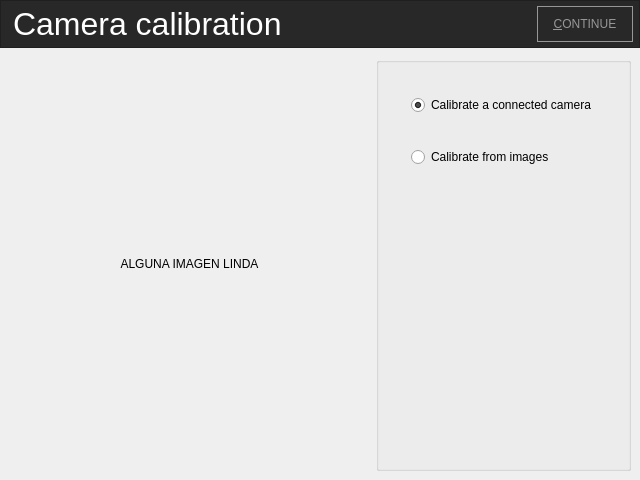
<?xml version="1.0" encoding="UTF-8"?>
<ui version="4.0">
 <class>MainWindow</class>
 <widget class="QMainWindow" name="MainWindow">
  <property name="geometry">
   <rect>
    <x>0</x>
    <y>0</y>
    <width>640</width>
    <height>480</height>
   </rect>
  </property>
  <widget class="QWidget" name="centralWidget">
   <layout class="QVBoxLayout" name="verticalLayout">
    <property name="spacing">
     <number>0</number>
    </property>
    <property name="leftMargin">
     <number>0</number>
    </property>
    <property name="topMargin">
     <number>0</number>
    </property>
    <property name="rightMargin">
     <number>0</number>
    </property>
    <property name="bottomMargin">
     <number>0</number>
    </property>
    <item>
     <widget class="QStackedWidget" name="stackedWidget">
      <property name="currentIndex">
       <number>0</number>
      </property>
      <widget class="QWidget" name="pageCalibrationTypeSelection">
       <layout class="QVBoxLayout" name="verticalLayout_5">
        <property name="spacing">
         <number>0</number>
        </property>
        <property name="leftMargin">
         <number>0</number>
        </property>
        <property name="topMargin">
         <number>0</number>
        </property>
        <property name="rightMargin">
         <number>0</number>
        </property>
        <property name="bottomMargin">
         <number>0</number>
        </property>
        <item>
         <widget class="QFrame" name="frame_3">
          <property name="minimumSize">
           <size>
            <width>0</width>
            <height>48</height>
           </size>
          </property>
          <property name="maximumSize">
           <size>
            <width>16777215</width>
            <height>48</height>
           </size>
          </property>
          <property name="styleSheet">
           <string notr="true">background-color: rgb(40,40,40);</string>
          </property>
          <property name="frameShape">
           <enum>QFrame::StyledPanel</enum>
          </property>
          <property name="frameShadow">
           <enum>QFrame::Raised</enum>
          </property>
          <layout class="QHBoxLayout" name="horizontalLayout_4">
           <property name="spacing">
            <number>0</number>
           </property>
           <property name="leftMargin">
            <number>12</number>
           </property>
           <property name="topMargin">
            <number>0</number>
           </property>
           <property name="rightMargin">
            <number>6</number>
           </property>
           <property name="bottomMargin">
            <number>0</number>
           </property>
           <item>
            <widget class="QLabel" name="titleLabel_2">
             <property name="styleSheet">
              <string notr="true">QLabel {
	font: 25 24pt;
	color: white;
}</string>
             </property>
             <property name="text">
              <string>Camera calibration</string>
             </property>
            </widget>
           </item>
           <item>
            <spacer name="horizontalSpacer_3">
             <property name="orientation">
              <enum>Qt::Horizontal</enum>
             </property>
             <property name="sizeHint" stdset="0">
              <size>
               <width>40</width>
               <height>20</height>
              </size>
             </property>
            </spacer>
           </item>
           <item>
            <widget class="QPushButton" name="continueButton">
             <property name="minimumSize">
              <size>
               <width>96</width>
               <height>36</height>
              </size>
             </property>
             <property name="maximumSize">
              <size>
               <width>96</width>
               <height>36</height>
              </size>
             </property>
             <property name="styleSheet">
              <string notr="true">QPushButton {
	background-color: rgba(0, 0, 255, 0);
	border: 1px solid rgba(151,151,151,255);
	color: rgba(151,151,151,255);
}
</string>
             </property>
             <property name="text">
              <string>&amp;CONTINUE</string>
             </property>
            </widget>
           </item>
          </layout>
         </widget>
        </item>
        <item>
         <layout class="QHBoxLayout" name="horizontalLayout_2">
          <property name="leftMargin">
           <number>9</number>
          </property>
          <property name="topMargin">
           <number>9</number>
          </property>
          <property name="rightMargin">
           <number>9</number>
          </property>
          <property name="bottomMargin">
           <number>9</number>
          </property>
          <item>
           <widget class="QLabel" name="label_2">
            <property name="sizePolicy">
             <sizepolicy hsizetype="Expanding" vsizetype="Expanding">
              <horstretch>0</horstretch>
              <verstretch>0</verstretch>
             </sizepolicy>
            </property>
            <property name="text">
             <string>ALGUNA IMAGEN LINDA</string>
            </property>
            <property name="alignment">
             <set>Qt::AlignCenter</set>
            </property>
           </widget>
          </item>
          <item>
           <layout class="QVBoxLayout" name="verticalLayout_2">
            <item>
             <widget class="QGroupBox" name="groupBox">
              <property name="title">
               <string/>
              </property>
              <layout class="QVBoxLayout" name="verticalLayout_3">
               <property name="spacing">
                <number>32</number>
               </property>
               <property name="leftMargin">
                <number>32</number>
               </property>
               <property name="topMargin">
                <number>32</number>
               </property>
               <property name="rightMargin">
                <number>32</number>
               </property>
               <property name="bottomMargin">
                <number>32</number>
               </property>
               <item>
                <widget class="QRadioButton" name="calibrateOnlineRadioButton">
                 <property name="text">
                  <string>Calibrate a connected camera</string>
                 </property>
                 <property name="checked">
                  <bool>true</bool>
                 </property>
                </widget>
               </item>
               <item>
                <widget class="QRadioButton" name="calibrateFromFilesRadioButton">
                 <property name="text">
                  <string>Calibrate from images</string>
                 </property>
                </widget>
               </item>
               <item>
                <spacer name="verticalSpacer_2">
                 <property name="orientation">
                  <enum>Qt::Vertical</enum>
                 </property>
                 <property name="sizeHint" stdset="0">
                  <size>
                   <width>32</width>
                   <height>0</height>
                  </size>
                 </property>
                </spacer>
               </item>
              </layout>
             </widget>
            </item>
           </layout>
          </item>
         </layout>
        </item>
       </layout>
      </widget>
      <widget class="QWidget" name="pageCameraSelection">
       <layout class="QVBoxLayout" name="verticalLayout_6">
        <property name="spacing">
         <number>0</number>
        </property>
        <property name="leftMargin">
         <number>0</number>
        </property>
        <property name="topMargin">
         <number>0</number>
        </property>
        <property name="rightMargin">
         <number>0</number>
        </property>
        <property name="bottomMargin">
         <number>0</number>
        </property>
        <item>
         <widget class="QFrame" name="frame_2">
          <property name="minimumSize">
           <size>
            <width>0</width>
            <height>48</height>
           </size>
          </property>
          <property name="maximumSize">
           <size>
            <width>16777215</width>
            <height>48</height>
           </size>
          </property>
          <property name="styleSheet">
           <string notr="true">background-color: rgb(40,40,40);</string>
          </property>
          <property name="frameShape">
           <enum>QFrame::StyledPanel</enum>
          </property>
          <property name="frameShadow">
           <enum>QFrame::Raised</enum>
          </property>
          <layout class="QHBoxLayout" name="horizontalLayout_3">
           <property name="spacing">
            <number>0</number>
           </property>
           <property name="leftMargin">
            <number>12</number>
           </property>
           <property name="topMargin">
            <number>0</number>
           </property>
           <property name="rightMargin">
            <number>6</number>
           </property>
           <property name="bottomMargin">
            <number>0</number>
           </property>
           <item>
            <widget class="QLabel" name="titleLabel">
             <property name="styleSheet">
              <string notr="true">QLabel {
	font: 25 24pt;
	color: white;
}</string>
             </property>
             <property name="text">
              <string>Camera selection</string>
             </property>
            </widget>
           </item>
           <item>
            <spacer name="horizontalSpacer_2">
             <property name="orientation">
              <enum>Qt::Horizontal</enum>
             </property>
             <property name="sizeHint" stdset="0">
              <size>
               <width>40</width>
               <height>20</height>
              </size>
             </property>
            </spacer>
           </item>
           <item>
            <widget class="QPushButton" name="finishButton">
             <property name="minimumSize">
              <size>
               <width>96</width>
               <height>36</height>
              </size>
             </property>
             <property name="maximumSize">
              <size>
               <width>96</width>
               <height>36</height>
              </size>
             </property>
             <property name="styleSheet">
              <string notr="true">QPushButton {
	background-color: rgba(0, 0, 255, 0);
	border: 1px solid rgba(151,151,151,255);
	color: rgba(151,151,151,255);
}
</string>
             </property>
             <property name="text">
              <string>&amp;CONTINUE</string>
             </property>
            </widget>
           </item>
          </layout>
         </widget>
        </item>
        <item>
         <layout class="QVBoxLayout" name="cameraSelectionLayout"/>
        </item>
       </layout>
      </widget>
     </widget>
    </item>
   </layout>
  </widget>
 </widget>
 <layoutdefault spacing="6" margin="11"/>
 <resources/>
 <connections/>
</ui>
